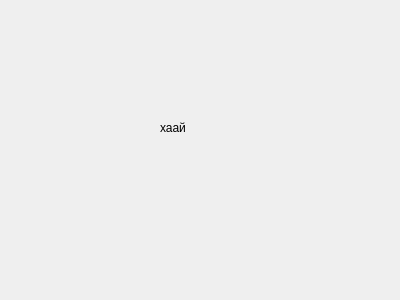
<?xml version="1.0" encoding="UTF-8"?>
<ui version="4.0">
 <class>Home</class>
 <widget class="QDialog" name="Home">
  <property name="geometry">
   <rect>
    <x>0</x>
    <y>0</y>
    <width>400</width>
    <height>300</height>
   </rect>
  </property>
  <property name="windowTitle">
   <string>Dialog</string>
  </property>
  <widget class="QLabel" name="label">
   <property name="geometry">
    <rect>
     <x>160</x>
     <y>120</y>
     <width>58</width>
     <height>16</height>
    </rect>
   </property>
   <property name="text">
    <string>хаай</string>
   </property>
  </widget>
 </widget>
 <resources/>
 <connections/>
</ui>
